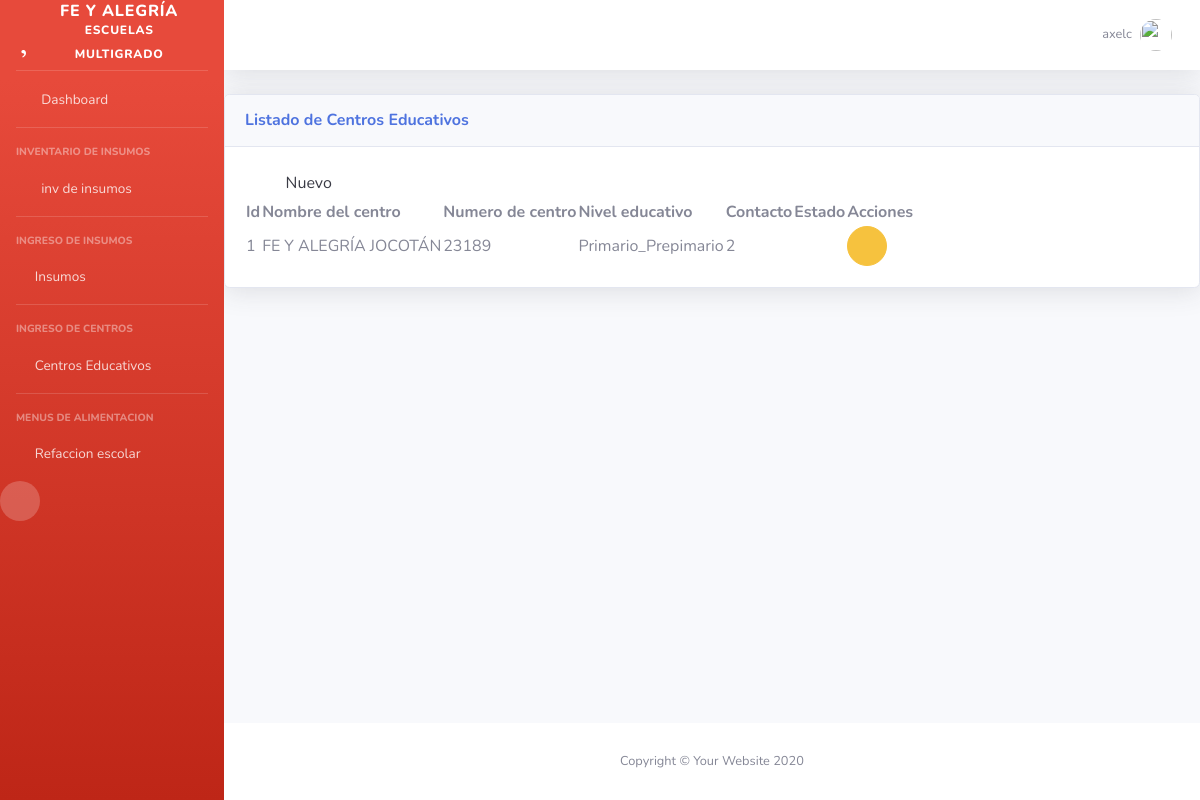
Page /fac/clientes/ (signed in) on the committed database.
### fac/models.py (models this page shows, shortened)
class Cliente(ClaseModelo):
    NAT='Primario_Prepimario'
    JUR='Básico'
    TIPO_CLIENTE = [
        (NAT,'Primaria_Prepimaria'),
        (JUR,'Básico')
    ]
    nombre_centro = models.CharField(
        max_length=100
    )
    numero_centro = models.CharField(
        max_length=100
    )
    contacto = models.CharField(
        max_length=20,
        null=True,
        blank=True
    )
    nivel=models.CharField(
        max_length=20,
        choices=TIPO_CLIENTE,
        default=NAT
    )
    class Meta:
        verbose_name_plural = "Centros"

### fac/views.py (the view)
# urls.py: path('clientes/',ClienteView.as_view(), name="cliente_list"),
class ClienteView(SinPrivilegios, generic.ListView):
    model = Cliente
    template_name = "fac/cliente_list.html"
    context_object_name = "obj"
    permission_required="cmp.view_cliente"

### fac/templates/fac/cliente_list.html (shortened to what this page needs)
{% extends 'base/base.html' %}
{% block page_content %}
<div class="card shadow mb-4">
  <div class="card-header py-3 d-flex flex-row align-items-center justify-content-between">
    <h6 class="m-0 font-weight-bold text-primary">Listado de Centros Educativos</h6>
    <div class="dropdown no-arrow">
      <a class="dropdown-toggle" href="#" role="button" id="dropdownMenuLink" data-toggle="dropdown" aria-haspopup="true" aria-expanded="false">
        <i class="fas fa-ellipsis-v fa-sm fa-fw text-gray-400"></i>
      </a>
    </div>
  </div>
  <div class="card-body">
    <div class="buttons-toolbar">
        <a class="dropdown-item" onclick="return abrir_modal('{% url 'fac:cliente_new' %}')" href="#"><i class="far fa-calendar-plus"></i> Nuevo</a>
    </div>
    <table
      id="table"
      data-toggle="table"
      data-pagination="true"
      data-search="true"
      data-show-columns="true"
      data-show-toggle="true"
      data-show-fullscreen="true"
      data-toolbar=".buttons-toolbar"
      data-locale="es-NI"
    >
      <thead>
          <th data-sortable="true" data-field="id">Id</th>
          <th data-sortable="true" data-field="nombres">Nombre del centro</th>
          <th data-sortable="true" data-field="apellidos">Numero de centro</th>
          <th data-sortable="true" data-field="tipo">Nivel educativo</th>
          <th data-field="telefono">Contacto</th>
          <th data-field="estado">Estado</th>
          <th class="all">Acciones</th>
      </thead>
      <tbody>
        {% for item in obj%}
        <tr>
          <td>{{ item.id }}</td>
          <td>{{ item.nombre_centro }}</td>
          <td>{{ item.numero_centro }}</td>
          <td>{{item.nivel}}</td>
          <td>{{ item.contacto }}</td>
          <td >
            <div onclick="inactivar({{item.id}})">
                {% if item.estado %}
                <i class="far fa-thumbs-up text-primary"></i>
              {% else %}
                <i class="far fa-thumbs-down text-danger"></i>
              {% endif %}
            </div>
          </td>
          <td>
            <button class="btn btn-warning btn-circle" onclick="return abrir_modal('{% url 'fac:cliente_edit' item.id %}')"><i class="far fa-edit"></i></button>
          </td>
        </tr>
        {% endfor %}
      </tbody>
    </table>
  </div>
</div>
{% endblock %}

### templates/base/base.html (shortened to what this page needs)
{% load static %}
<!DOCTYPE html>
<html lang="es">
<head>
  <link href="{% static 'base/vendor/fontawesome-free/css/all.min.css' %}" rel="stylesheet" type="text/css">
  <link href="{% static 'base/vendor/fontawesome-free/css/fontawesome.min.css'%}" rel="stylesheet" type="text/css">
  <link href="{% static 'base/css/sb-admin-2.min.css' %}" rel="stylesheet">
    <link href=" {% static 'base/vendor/datatables/dataTables.bootstrap4.min.css' %}" rel="stylesheet">
    <link href=" {% static 'base/vendor/jquery_confirm/jquery-confirm.min.css' %}" rel="stylesheet">
    <link rel="stylesheet" href="https://cdnjs.cloudflare.com/ajax/libs/jquery-datetimepicker/2.5.20/jquery.datetimepicker.min.css">
    <link rel="stylesheet" href="https://unpkg.com/bootstrap-table@1.18.0/dist/bootstrap-table.min.css">
    <link href="https://cdn.jsdelivr.net/npm/select2@4.1.0-beta.1/dist/css/select2.min.css" rel="stylesheet" />
</head>
<body id="page-top" class="bg-gradient-danger">
   {% block side_bar %}
  <div id="wrapper">
    <ul class="navbar-nav bg-gradient-danger sidebar sidebar-dark accordion" id="accordionSidebar">
      <a class="sidebar-brand d-flex align-items-center justify-content-center" href="{% url 'sisfya:home' %}">
        <div class="sidebar-brand-icon rotate-n-15">
          <i class="far fa-heart fa-2x " style="font-size: 2.54em;"></i>
        </div>
        <div class="sidebar-brand-text mx-3"> FE Y ALEGRÍA <sup>escuelas multigrado</sup></div>
      </a>
      <hr class="sidebar-divider my-0">
      <li class="nav-item">
        <a class="nav-link" href="{% url 'sisfya:home' %}">
          <i class="fas fa-fw fa-tachometer-alt"></i>
          <span>Dashboard</span></a>
      </li>
      <hr class="sidebar-divider">
      <div class="sidebar-heading">
        Inventario de Insumos
      </div>
      <li class="nav-item">
        <a class="nav-link collapsed" href="#" data-toggle="collapse" data-target="#collapseTwo" aria-expanded="true" aria-controls="collapseTwo">
          <i class="fas fa-fw fa-cog"></i>
          <span>inv de insumos</span>
        </a>
      </li>
      <hr class="sidebar-divider">
      <div class="sidebar-heading">
        Ingreso de Insumos
      </div>
     <li class="nav-item">
        <a class="nav-link collapsed" href="#" data-toggle="collapse" data-target="#collapseUtilities" aria-expanded="true" aria-controls="collapseUtilities">
          <i class="fas fa-apple-alt"></i>
          <span>Insumos</span>
        </a>
       <hr class="sidebar-divider">
      <div class="sidebar-heading">
        Ingreso de Centros
      </div>
      <li class="nav-item">
        <a class="nav-link collapsed" href="#" data-toggle="collapse" data-target="#collapseCentros" aria-expanded="true" aria-controls="collapseCentros">
          <i class="fas fa-school"></i>
          <span>Centros Educativos</span>
        </a>
      <hr class="sidebar-divider">
      <div class="sidebar-heading">
        Menus de Alimentacion
      </div>
      <li class="nav-item">
        <a class="nav-link collapsed" href="#" data-toggle="collapse" data-target="#collapseMenu" aria-expanded="true" aria-controls="collapseMenu">
          <i class="fas fa-school"></i>
          <span>Refaccion escolar</span>
        </a>
      <div class="text-center d-none d-md-inline">
        <button class="rounded-circle border-0" id="sidebarToggle"></button>
      </div>
    </ul>
    {% endblock side_bar  %}
    <div id="content-wrapper" class="d-flex flex-column">
      <div id="content">
        {% block top_bar %}
        <nav class="navbar navbar-expand navbar-light bg-white topbar mb-4 static-top shadow">
          <ul class="navbar-nav ml-auto">
            <li class="nav-item dropdown no-arrow d-sm-none">
            <li class="nav-item dropdown no-arrow">
              <a class="nav-link dropdown-toggle" href="#" id="userDropdown" role="button" data-toggle="dropdown" aria-haspopup="true" aria-expanded="false">
                <span class="mr-2 d-none d-lg-inline text-gray-600 small">{{ user.username }}</span>
                <img class="img-profile rounded-circle" src="{% static 'base/img/usuario.png'%}">
              </a>
            </li>
          </ul>
        </nav>
        {% endblock top_bar %}
        {% block page_content %}{% endblock page_content %}
        {% block footer %}
      </div>
      <footer class="sticky-footer bg-white">
        <div class="container my-auto">
          <div class="copyright text-center my-auto">
            <span>Copyright &copy; Your Website 2020</span>
          </div>
        </div>
      </footer>
    </div>
  </div>
  {% endblock footer %}
</body>
</html>

### rows in the picture
Cliente: id "1", nombre_centro "FE Y ALEGRÍA JOCOTÁN", numero_centro "23189", nivel "Primario_Prepimario", contacto "2", estado True (drawn)

### other values in the picture
{{ user.username }} "axelc"
